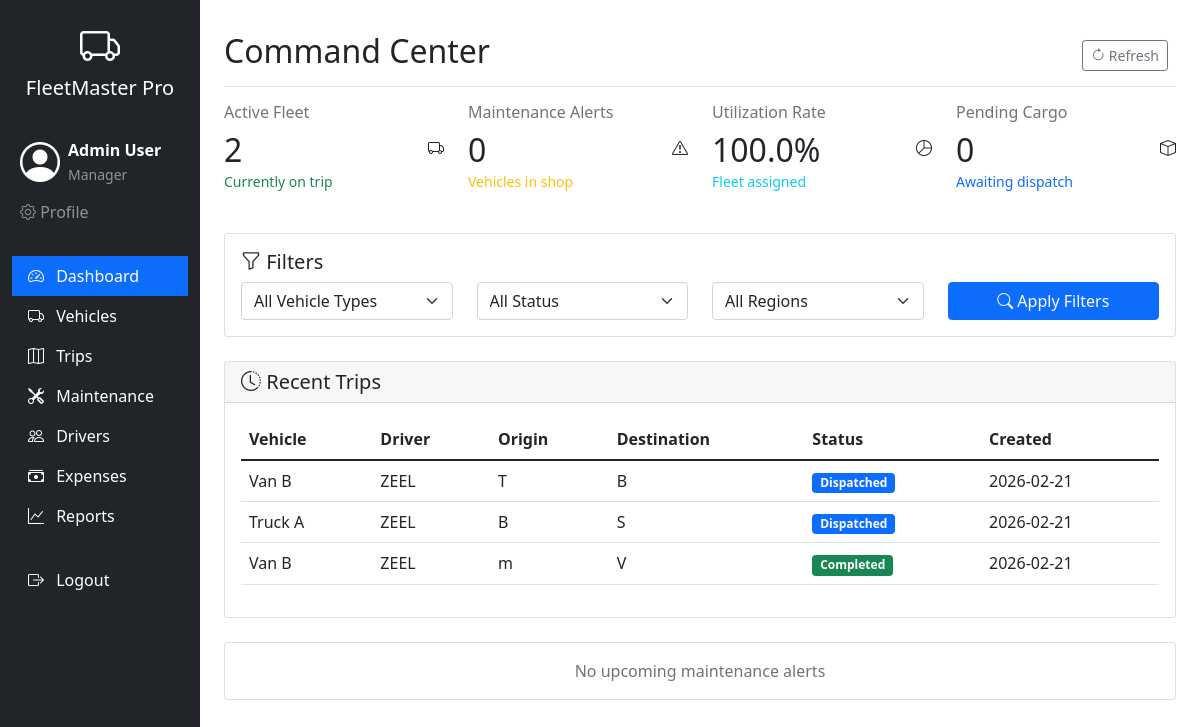
The app's page /dashboard (signed in) with its own data.
### tables this page shows
CREATE TABLE users (
            id INTEGER PRIMARY KEY AUTOINCREMENT,
            name TEXT NOT NULL,
            email TEXT UNIQUE NOT NULL,
            password TEXT NOT NULL,
            role TEXT NOT NULL,
            is_active BOOLEAN DEFAULT 1,
            reset_token TEXT,
            reset_token_expiry TIMESTAMP,
            last_login TIMESTAMP,
            created_at TIMESTAMP DEFAULT CURRENT_TIMESTAMP
        );

CREATE TABLE trips (
            id INTEGER PRIMARY KEY AUTOINCREMENT,
            vehicle_id INTEGER NOT NULL,
            driver_id INTEGER NOT NULL,
            cargo_weight REAL NOT NULL,
            cargo_description TEXT,
            origin TEXT NOT NULL,
            destination TEXT NOT NULL,
            distance REAL,
            status TEXT DEFAULT 'Draft',
            revenue REAL DEFAULT 0,
            start_time TIMESTAMP,
            end_time TIMESTAMP,
            created_at TIMESTAMP DEFAULT CURRENT_TIMESTAMP,
            FOREIGN KEY (vehicle_id) REFERENCES vehicles (id),
            FOREIGN KEY (driver_id) REFERENCES drivers (id)
        );

CREATE TABLE vehicles (
            id INTEGER PRIMARY KEY AUTOINCREMENT,
            name TEXT NOT NULL,
            model TEXT NOT NULL,
            license_plate TEXT UNIQUE NOT NULL,
            max_capacity REAL NOT NULL,
            odometer INTEGER DEFAULT 0,
            acquisition_cost REAL DEFAULT 0,
            status TEXT DEFAULT 'Available',
            type TEXT NOT NULL,
            region TEXT,
            created_at TIMESTAMP DEFAULT CURRENT_TIMESTAMP
        );

CREATE TABLE drivers (
            id INTEGER PRIMARY KEY AUTOINCREMENT,
            name TEXT NOT NULL,
            license_number TEXT UNIQUE NOT NULL,
            license_expiry DATE NOT NULL,
            phone TEXT,
            status TEXT DEFAULT 'On Duty',
            safety_score INTEGER DEFAULT 100,
            trips_completed INTEGER DEFAULT 0,
            created_at TIMESTAMP DEFAULT CURRENT_TIMESTAMP
        );

### app.py (the view)
@app.route('/dashboard')
@login_required
def dashboard():
    conn = get_db()
    active_fleet = conn.execute('SELECT COUNT(*) as count FROM vehicles WHERE status = "On Trip"').fetchone()['count']
    in_shop = conn.execute('SELECT COUNT(*) as count FROM vehicles WHERE status = "In Shop"').fetchone()['count']
    total_vehicles = conn.execute('SELECT COUNT(*) as count FROM vehicles WHERE status != "Retired"').fetchone()['count']
    pending_cargo = conn.execute('SELECT COUNT(*) as count FROM trips WHERE status = "Draft"').fetchone()['count']
    utilization_rate = 0
    if total_vehicles > 0:
        utilization_rate = round((active_fleet / total_vehicles) * 100, 1)
    if current_user.role == 'Dispatcher':
        recent_trips = conn.execute('''
            SELECT t.*, v.name as vehicle_name, d.name as driver_name
            FROM trips t
            JOIN vehicles v ON t.vehicle_id = v.id
            JOIN drivers d ON t.driver_id = d.id
            ORDER BY t.created_at DESC LIMIT 5
        ''').fetchall()
    else:
        recent_trips = conn.execute('''
            SELECT t.*, v.name as vehicle_name, d.name as driver_name
            FROM trips t
            JOIN vehicles v ON t.vehicle_id = v.id
            JOIN drivers d ON t.driver_id = d.id
            ORDER BY t.created_at DESC LIMIT 5
        ''').fetchall()
    maintenance_alerts = conn.execute('''
        SELECT v.name, v.license_plate, m.service_type, m.next_service_date
        FROM maintenance m
        JOIN vehicles v ON m.vehicle_id = v.id
        WHERE m.next_service_date IS NOT NULL
        AND m.next_service_date <= date('now', '+7 days')
        ORDER BY m.next_service_date ASC
    ''').fetchall()
    conn.close()
    return render_template('dashboard.html',
                         active_fleet=active_fleet,
                         in_shop=in_shop,
                         utilization_rate=utilization_rate,
                         pending_cargo=pending_cargo,
                         recent_trips=recent_trips,
                         maintenance_alerts=maintenance_alerts)

### templates/dashboard.html (shortened to what this page needs)
{% extends "base.html" %}
{% block content %}
<div class="d-flex justify-content-between flex-wrap flex-md-nowrap align-items-center pt-3 pb-2 mb-3 border-bottom">
    <h1 class="h2">Command Center</h1>
    <div class="btn-toolbar mb-2 mb-md-0">
        <div class="btn-group me-2">
            <button type="button" class="btn btn-sm btn-outline-secondary" onclick="location.reload()">
                <i class="bi bi-arrow-clockwise"></i> Refresh
            </button>
        </div>
    </div>
</div>
<div class="row mb-4">
    <div class="col-md-3 mb-3">
        <div class="stat-card">
            <div class="d-flex justify-content-between align-items-center">
                <div>
                    <h6 class="text-muted mb-2">Active Fleet</h6>
                    <h2 class="mb-0">{{ active_fleet }}</h2>
                    <small class="text-success">Currently on trip</small>
                </div>
                <div class="stat-icon">
                    <i class="bi bi-truck"></i>
                </div>
            </div>
        </div>
    </div>
    <div class="col-md-3 mb-3">
        <div class="stat-card">
            <div class="d-flex justify-content-between align-items-center">
                <div>
                    <h6 class="text-muted mb-2">Maintenance Alerts</h6>
                    <h2 class="mb-0">{{ in_shop }}</h2>
                    <small class="text-warning">Vehicles in shop</small>
                </div>
                <div class="stat-icon">
                    <i class="bi bi-exclamation-triangle"></i>
                </div>
            </div>
        </div>
    </div>
    <div class="col-md-3 mb-3">
        <div class="stat-card">
            <div class="d-flex justify-content-between align-items-center">
                <div>
                    <h6 class="text-muted mb-2">Utilization Rate</h6>
                    <h2 class="mb-0">{{ utilization_rate }}%</h2>
                    <small class="text-info">Fleet assigned</small>
                </div>
                <div class="stat-icon">
                    <i class="bi bi-pie-chart"></i>
                </div>
            </div>
        </div>
    </div>
    <div class="col-md-3 mb-3">
        <div class="stat-card">
            <div class="d-flex justify-content-between align-items-center">
                <div>
                    <h6 class="text-muted mb-2">Pending Cargo</h6>
                    <h2 class="mb-0">{{ pending_cargo }}</h2>
                    <small class="text-primary">Awaiting dispatch</small>
                </div>
                <div class="stat-icon">
                    <i class="bi bi-box"></i>
                </div>
            </div>
        </div>
    </div>
</div>
<div class="card mb-4">
    <div class="card-body">
        <h5 class="card-title"><i class="bi bi-funnel"></i> Filters</h5>
        <div class="row">
            <div class="col-md-3">
                <select class="form-select" id="vehicleType">
                    <option value="">All Vehicle Types</option>
                </select>
            </div>
            <div class="col-md-3">
                <select class="form-select" id="status">
                    <option value="">All Status</option>
                </select>
            </div>
            <div class="col-md-3">
                <select class="form-select" id="region">
                    <option value="">All Regions</option>
                </select>
            </div>
            <div class="col-md-3">
                <button class="btn btn-primary w-100" onclick="applyFilters()">
                    <i class="bi bi-search"></i> Apply Filters
                </button>
            </div>
        </div>
    </div>
</div>
<div class="card mb-4">
    <div class="card-header">
        <h5 class="mb-0"><i class="bi bi-clock-history"></i> Recent Trips</h5>
    </div>
    <div class="card-body">
        <div class="table-responsive">
            <table class="table table-hover">
                <thead>
                    <tr>
                        <th>Vehicle</th>
                        <th>Driver</th>
                        <th>Origin</th>
                        <th>Destination</th>
                        <th>Status</th>
                        <th>Created</th>
                    </tr>
                </thead>
                <tbody>
                    {% for trip in recent_trips %}
                    <tr>
                        <td>{{ trip.vehicle_name }}</td>
                        <td>{{ trip.driver_name }}</td>
                        <td>{{ trip.origin }}</td>
                        <td>{{ trip.destination }}</td>
                        <td>
                            <span class="badge bg-{% if trip.status == 'Completed' %}success{% elif trip.status == 'Draft' %}secondary{% elif trip.status == 'Dispatched' %}primary{% else %}warning{% endif %}">
                                {{ trip.status }}
                            </span>
                        </td>
                        <td>{{ trip.created_at[:10] }}</td>
                    </tr>
                    {% else %}
                    <tr>
                        <td colspan="6" class="text-center">No recent trips found</td>
                    </tr>
                    {% endfor %}
                </tbody>
            </table>
        </div>
    </div>
</div>
{% if maintenance_alerts %}
<div class="card mt-4">
    <div class="card-header bg-warning text-dark">
        <h5 class="mb-0"><i class="bi bi-exclamation-circle"></i> Upcoming Maintenance</h5>
    </div>
    <div class="card-body">
        <div class="table-responsive">
            <table class="table table-hover">
                <thead>
                    <tr>
                        <th>Vehicle</th>
                        <th>Service Type</th>
                        <th>Due Date</th>
                        <th>Status</th>
                    </tr>
                </thead>
                <tbody>
                    {% for alert in maintenance_alerts %}
                    <tr>
                        <td>
                            <strong>{{ alert.name }}</strong><br>
                            <small class="text-muted">{{ alert.license_plate }}</small>
                        </td>
                        <td>{{ alert.service_type }}</td>
                        <td>{{ alert.next_service_date }}</td>
                        <td>
                            {% set days = days_until(alert.next_service_date) %}
                            {% if days is not none %}
                                {% if days < 0 %}
                                    <span class="badge bg-danger">Overdue by {{ -days }} days</span>
                                {% elif days == 0 %}
                                    <span class="badge bg-warning">Due Today</span>
                                {% elif days <= 3 %}
                                    <span class="badge bg-danger">Due in {{ days }} days</span>
                                {% elif days <= 7 %}
                                    <span class="badge bg-warning">Due in {{ days }} days</span>
                                {% else %}
                                    <span class="badge bg-info">Due in {{ days }} days</span>
                                {% endif %}
                            {% else %}
                                <span class="badge bg-secondary">Date unavailable</span>
                            {% endif %}
                        </td>
                    </tr>
                    {% endfor %}
                </tbody>
            </table>
        </div>
    </div>
</div>
{% else %}
<div class="card mt-4">
    <div class="card-body">
        <p class="text-muted text-center mb-0">No upcoming maintenance alerts</p>
    </div>
</div>
{% endif %}
{% endblock %}

### templates/base.html (shortened to what this page needs)
<!DOCTYPE html>
<html lang="en">
<head>
    <link href="https://cdn.jsdelivr.net/npm/bootstrap@5.1.3/dist/css/bootstrap.min.css" rel="stylesheet">
    <link rel="stylesheet" href="https://cdn.jsdelivr.net/npm/bootstrap-icons@1.8.1/font/bootstrap-icons.css">
</head>
<body>
    <div class="container-fluid">
        <div class="row">
            <nav class="col-md-2 d-md-block bg-dark sidebar" style="min-height: 100vh;">
                <div class="position-sticky pt-3">
                    <div class="text-white text-center mb-4">
                        <i class="bi bi-truck fs-1"></i>
                        <h5>FleetMaster Pro</h5>
                    </div>
                    {% if current_user.is_authenticated %}
                    <div class="user-info text-white mb-4 p-2">
                        <div class="d-flex align-items-center">
                            <i class="bi bi-person-circle fs-1 me-2"></i>
                            <div>
                                <strong>{{ current_user.name }}</strong><br>
                                <small class="text-white-50">{{ current_user.role }}</small>
                            </div>
                        </div>
                        <div class="mt-2">
                            <a href="{{ url_for('profile') }}" class="text-white-50 text-decoration-none me-2">
                                <i class="bi bi-gear"></i> Profile
                            </a>
                        </div>
                    </div>
                    {% endif %}
                    <ul class="nav flex-column">
                        <li class="nav-item">
                            <a class="nav-link text-white {% if request.endpoint == 'dashboard' %}active bg-primary{% endif %}" href="{{ url_for('dashboard') }}">
                                <i class="bi bi-speedometer2 me-2"></i> Dashboard
                            </a>
                        </li>
                        <li class="nav-item">
                            <a class="nav-link text-white {% if request.endpoint == 'vehicles' %}active bg-primary{% endif %}" href="{{ url_for('vehicles') }}">
                                <i class="bi bi-truck me-2"></i> Vehicles
                            </a>
                        </li>
                        <li class="nav-item">
                            <a class="nav-link text-white {% if request.endpoint == 'trips' %}active bg-primary{% endif %}" href="{{ url_for('trips') }}">
                                <i class="bi bi-map me-2"></i> Trips
                            </a>
                        </li>
                        <li class="nav-item">
                            <a class="nav-link text-white {% if request.endpoint == 'maintenance' %}active bg-primary{% endif %}" href="{{ url_for('maintenance') }}">
                                <i class="bi bi-tools me-2"></i> Maintenance
                            </a>
                        </li>
                        <li class="nav-item">
                            <a class="nav-link text-white {% if request.endpoint == 'drivers' %}active bg-primary{% endif %}" href="{{ url_for('drivers') }}">
                                <i class="bi bi-people me-2"></i> Drivers
                            </a>
                        </li>
                        <li class="nav-item">
                            <a class="nav-link text-white {% if request.endpoint == 'expenses' %}active bg-primary{% endif %}" href="{{ url_for('expenses') }}">
                                <i class="bi bi-cash-stack me-2"></i> Expenses
                            </a>
                        </li>
                        {% if current_user.role in ['Manager', 'Financial Analyst'] %}
                        <li class="nav-item">
                            <a class="nav-link text-white {% if request.endpoint == 'reports' %}active bg-primary{% endif %}" href="{{ url_for('reports') }}">
                                <i class="bi bi-graph-up me-2"></i> Reports
                            </a>
                        </li>
                        {% endif %}
                        <li class="nav-item mt-4">
                            <a class="nav-link text-white" href="{{ url_for('logout') }}">
                                <i class="bi bi-box-arrow-right me-2"></i> Logout
                            </a>
                        </li>
                    </ul>
                </div>
            </nav>
            <main class="col-md-10 ms-sm-auto px-md-4">
                <div class="pt-3 pb-2 mb-3">
                    {% block content %}{% endblock %}
                </div>
            </main>
        </div>
    </div>
</body>
</html>

### records on screen
users: name "Admin User", role "Manager"
trips: vehicle_name "Van B", driver_name "ZEEL", origin "T", destination "B", status "Dispatched", created_at "2026-02-21"
trips: vehicle_name "Truck A", driver_name "ZEEL", origin "B", destination "S", status "Dispatched", created_at "2026-02-21"
trips: vehicle_name "Van B", driver_name "ZEEL", origin "m", destination "V", status "Completed", created_at "2026-02-21"

### other values on screen
{{ active_fleet }} "2"
{{ in_shop }} "0"
{{ utilization_rate }} "100.0"
{{ pending_cargo }} "0"
